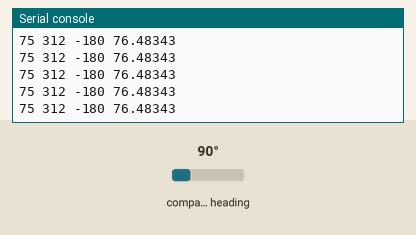
A program run on a simulated Raspberry Pi Pico running MicroPython. Shown: the last lines printed to the serial console. Inputs (shaded band) come from the test bench; at power-on: compass heading 90°. Library files of the repository ran but are not shown: qmc5883l.py.

Above: at 1.2 s.
1.3 s: compass heading set to 7°
At 2.3 s:
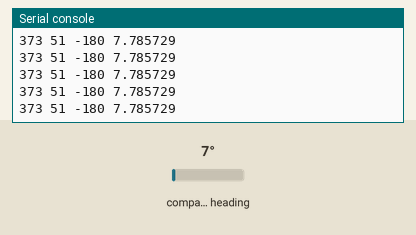
2.8 s: compass heading set to 90°
At 3.6 s:
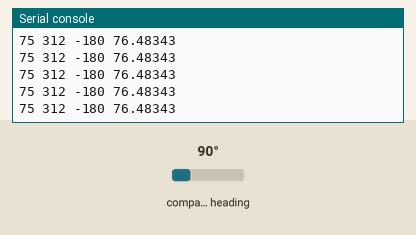
Timing chart, 0 to 5.8 s (numbered marks = the images above; inputs shaded):
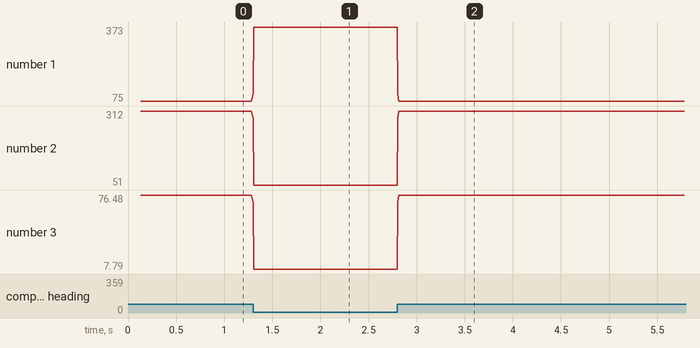

The program:

main.py
```python
# Example for Pycom device.
# Connections:
# xxPy | QMC5883
# -----|-------
# P9   |  SDA
# P10  |  SCL

from machine import I2C, Pin
from qmc5883l import QMC5883L
import math

i2c = I2C(id=0)
print(i2c.scan())
qmc5883 = QMC5883L(i2c)

avg_of = 10

def avg_and_round(x):
    return round(x / avg_of * 1000)

# D = arctan(yGaussData/xGaussData)∗(180/π)

def get_angle(x, y):
    if x == 0:
        print("x is 0")
        return 90
    return math.atan(y / x) * (180 / math.pi)

while ...:
    x = y = z = t = 0

    for i in range(avg_of):
        xi, yi, zi = qmc5883.read_calib()
        # xi_raw, yi_raw, zi_raw, ti_raw = qmc5883.read_raw()
        # xi, yi, zi, ti = xi / xi_raw, yi / yi_raw, zi / zi_raw, ti / ti_raw
        x += xi
        y += yi
        z += zi
        # t += ti

    x, y, z = avg_and_round(x), avg_and_round(y), avg_and_round(z)

    print(x, y, z, get_angle(x, y))
    # print(x, y, z)
```

mag_base.py
```python
# Compass base class

class mag_base:
    def __init__(self, i2c):
        self.i2c = i2c

    def read_scaled(self):
        return (0.0, 0.0, 0.0, 0.0)

    def read_raw(self):
        return (0, 0, 0)

    def set_sampling_rate(self, rate):
        pass

    def set_range(self, val):
        pass

    def set_oversampling(self, val):
        pass

    def reset(self):
        pass
```

Measured:
- after the input at 1.3 s, the serial console: prints a new line at once (image 1)
- plotted number 1: 75 → 373 after the input at 1.3 s
- plotted number 2: 312 → 51 after the input at 1.3 s
- plotted number 3: 76.48 → 7.79 after the input at 1.3 s
